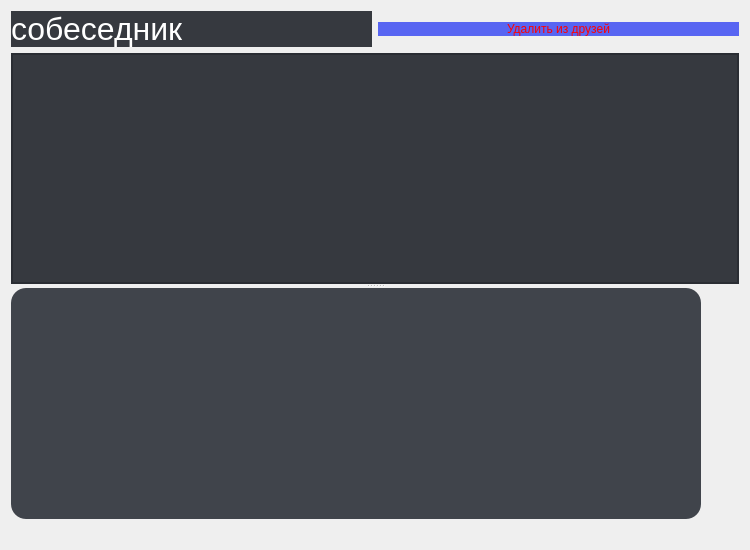
<?xml version="1.0" encoding="UTF-8"?>
<ui version="4.0">
 <class>Form</class>
 <widget class="QWidget" name="Form">
  <property name="geometry">
   <rect>
    <x>0</x>
    <y>0</y>
    <width>750</width>
    <height>550</height>
   </rect>
  </property>
  <property name="maximumSize">
   <size>
    <width>16777215</width>
    <height>900</height>
   </size>
  </property>
  <property name="font">
   <font>
    <pointsize>9</pointsize>
   </font>
  </property>
  <property name="windowTitle">
   <string>Form</string>
  </property>
  <property name="styleSheet">
   <string notr="true">border: 0px solid transparent;</string>
  </property>
  <layout class="QGridLayout" name="gridLayout">
   <item row="0" column="0">
    <layout class="QHBoxLayout" name="horizontalLayout_2">
     <item>
      <widget class="QLabel" name="talker_name">
       <property name="font">
        <font>
         <pointsize>24</pointsize>
        </font>
       </property>
       <property name="styleSheet">
        <string notr="true">background-color: #36393f;
color: #fff;</string>
       </property>
       <property name="text">
        <string>собеседник</string>
       </property>
      </widget>
     </item>
     <item>
      <widget class="QPushButton" name="delete_friend">
       <property name="styleSheet">
        <string notr="true">background-color: #5865f2;
color: red;</string>
       </property>
       <property name="text">
        <string>Удалить из друзей</string>
       </property>
      </widget>
     </item>
    </layout>
   </item>
   <item row="1" column="0">
    <widget class="QSplitter" name="splitter">
     <property name="orientation">
      <enum>Qt::Vertical</enum>
     </property>
     <widget class="QListWidget" name="messages">
      <property name="styleSheet">
       <string notr="true"> QListWidget{
background-color: #36393f;
border:2px solid #2a2d33;
/* 2px solid #2e3338;*/
}
QListWidget::item{
border: 0px solid transparent;
}

 QScrollBar:vertical {
     background: transparent;
     width: 15px;
     margin: 22px 0 22px 0;
 }
 QScrollBar::handle:vertical {
     background: #4a4d52;
     max-width: 2px;
     min-height: 40px;
	border-radius: 5%;
 }
 QScrollBar::add-line:vertical {
     background: transparent;
    max-height: 0px;

 }

 QScrollBar::sub-line:vertical {
     background: transparent;
	max-height: 0px;

 }


 QScrollBar::add-page:vertical, QScrollBar::sub-page:vertical {
     background: none;
 }

 QScrollBar:horizontal {
     background: transparent;
     width: 15px;
     margin: 22px 0 22px 0;
 }
 QScrollBar::handle:horizontal {
     background: #4a4d52;
     max-width: 2px;
     min-height: 40px;
	border-radius: 5%;
 }
 QScrollBar::add-line:horizontal {
     background: transparent;
    max-height: 0px;

 }

 QScrollBar::sub-line:horizontal {
     background: transparent;
	max-height: 0px;

 }


 QScrollBar::add-page:horizontal, QScrollBar::sub-page:horizontal {
     background: none;
 }

</string>
      </property>
     </widget>
     <widget class="QWidget" name="layoutWidget">
      <layout class="QHBoxLayout" name="horizontalLayout">
       <property name="sizeConstraint">
        <enum>QLayout::SetNoConstraint</enum>
       </property>
       <item>
        <widget class="QPlainTextEdit" name="message_field">
         <property name="minimumSize">
          <size>
           <width>0</width>
           <height>100</height>
          </size>
         </property>
         <property name="font">
          <font>
           <family>Segoe UI Black</family>
           <pointsize>-1</pointsize>
           <weight>50</weight>
           <italic>false</italic>
           <bold>false</bold>
           <stylestrategy>PreferAntialias</stylestrategy>
          </font>
         </property>
         <property name="styleSheet">
          <string notr="true">background-color: #40444b;
border-radius: 15px;
color: #8b949a;
font: 24px;
</string>
         </property>
        </widget>
       </item>
       <item>
        <widget class="QPushButton" name="button_sender">
         <property name="sizePolicy">
          <sizepolicy hsizetype="Minimum" vsizetype="Expanding">
           <horstretch>0</horstretch>
           <verstretch>0</verstretch>
          </sizepolicy>
         </property>
         <property name="styleSheet">
          <string notr="true">background-color: transparent;</string>
         </property>
         <property name="text">
          <string/>
         </property>
         <property name="iconSize">
          <size>
           <width>64</width>
           <height>64</height>
          </size>
         </property>
        </widget>
       </item>
      </layout>
     </widget>
    </widget>
   </item>
   <item row="2" column="0">
    <widget class="QLabel" name="status">
     <property name="styleSheet">
      <string notr="true">color: red;</string>
     </property>
     <property name="text">
      <string/>
     </property>
     <property name="alignment">
      <set>Qt::AlignCenter</set>
     </property>
    </widget>
   </item>
  </layout>
 </widget>
 <resources/>
 <connections/>
</ui>
